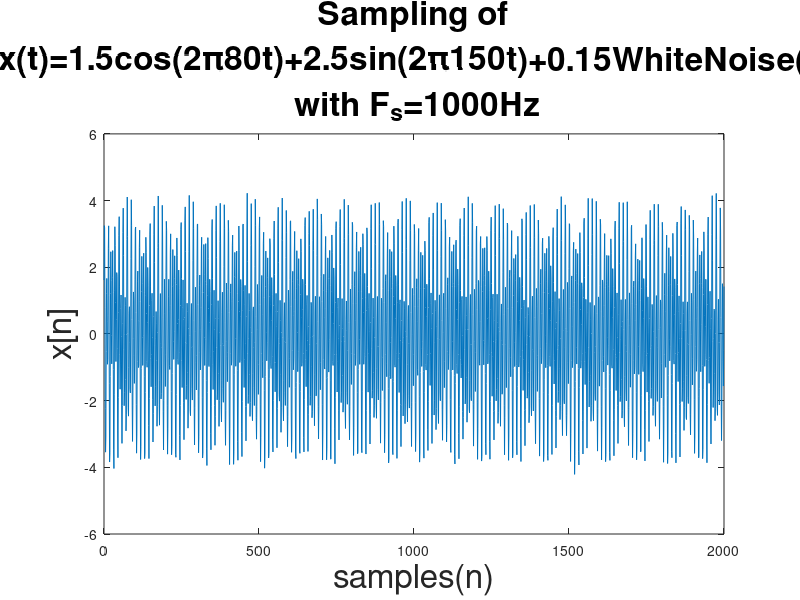

MATLAB code for this plot:
% 2.1.a

font_size=24;
fs=1000;
t = 0 : 1/fs : 2; 
x1 = 1.5*cos(2.*pi.*80.*t)  + 2.5*sin(2.*pi.*150.*t) ;
for i=1:length(x1)
   white_noise(i)=0.15*randn; 
end
mo=mean(white_noise);
for i=1:length(x1)
   x1(i)=x1(i)+(white_noise(i)-mo); %so that the mean of the white Gaussian noise is equal to zero
end

horizontal_axis=0:2*fs;
plot(horizontal_axis,x1);
title({'Sampling of' ; 'x(t)=1.5cos(2\pi80t)+2.5sin(2\pi150t)+0.15WhiteNoise(t)';' with F_{s}=1000Hz'},'FontSize',font_size)
ylabel('x[n]','FontSize',font_size);
xlabel('samples(n)','FontSize',font_size);
